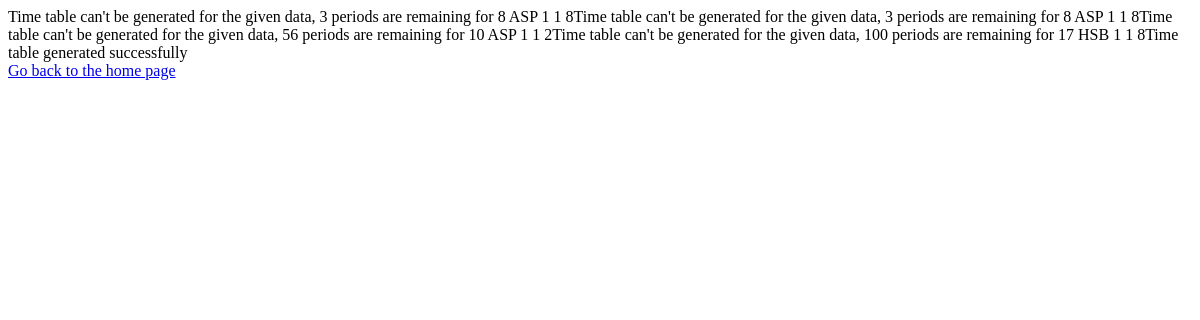
/pages/generateTimeTable.php, run on an earlier commit of the app's database.
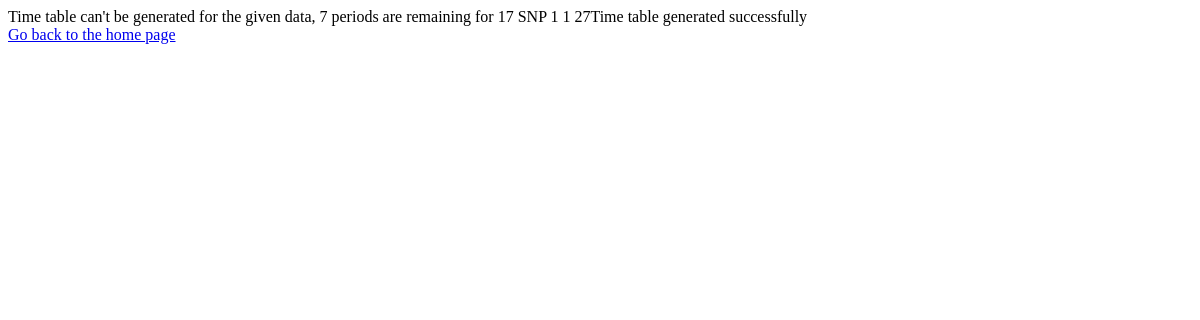
And on a later commit of the database.
### tables this page shows
CREATE TABLE `assigned` (
  `period_id` int(11) NOT NULL,
  `dept_id` int(11) DEFAULT NULL,
  `year` int(11) DEFAULT NULL,
  `section` varchar(10) DEFAULT NULL,
  `sub_id` int(11) DEFAULT NULL,
  `staff_short_name` varchar(20) DEFAULT NULL,
  `duration` int(11) DEFAULT NULL,
  `total_in_week` int(11) DEFAULT NULL
);

### pages/generateTimeTable.php (the view, shortened to what this page needs)
<?php
include('../utils/dbcon.php');
$query = "SELECT * FROM assigned";
$result = mysqli_query($conn, $query);
$collage_start_time = "09:00:00";
$collage_end_time = "17:00:00";
$MAX_ITERATION = 8 * 6;
$recess_start_time = "13:00:00";
$recessDuration = 1;
$query = "TRUNCATE TABLE time_table";
if ($result) {
    $assigned = mysqli_fetch_all($result, MYSQLI_ASSOC);
    $currentDay = "Monday";
    $currentTime = $collage_start_time;
    foreach ($assigned as $assign) {
        $dept_id = $assign['dept_id'];
        $year = $assign['year'];
        $section = $assign['section'];
        $sub_id = $assign['sub_id'];
        $staff_short_name = $assign['staff_short_name'];
        $duration = $assign['duration'];
        $total_in_week = $assign['total_in_week'];
        $count = 0;
        while ($total_in_week > 0) {
            $count++;
            if ($count > $MAX_ITERATION) {
                echo "Time table can't be generated for the given data, " . $total_in_week . " periods are remaining for " . $sub_id . " " . $staff_short_name . " " . $year . " " . $section . " " . $dept_id;
                break;
            }
            $query = "SELECT * FROM timetable_view WHERE day = '$currentDay' AND year = '$year' AND section = '$section' AND Department_ID = '$dept_id'";
            $result = mysqli_query($conn, $query);
            if ($result && mysqli_num_rows($result) > 0) {
                $lastPeriodEndTime = mysqli_fetch_all($result, MYSQLI_ASSOC);
                $lastPeriodEndTime = end($lastPeriodEndTime);
                $lastPeriodEndTime = $lastPeriodEndTime['End_Time'];
            } else {
                $lastPeriodEndTime = $collage_start_time;
            }
            if ($lastPeriodEndTime > $currentTime) {
                $currentTime = $lastPeriodEndTime;
            }
            $query = "SELECT * FROM timetable_view WHERE day = '$currentDay' AND year = '$year' AND section = '$section' AND Department_ID = '$dept_id' AND recess = 1";
            $result = mysqli_query($conn, $query);
            if ($result && mysqli_num_rows($result) == 0 && $currentTime >= $recess_start_time) {
                $temp = date('H:i:s', strtotime($currentTime) + $recessDuration * 60 * 60);
                $currentTime = $temp;
            }
            $temp = date('H:i:s', strtotime($currentTime) + $duration * 60 * 60);
            if ($temp < $collage_end_time) {
                $total_in_week--;
                $currentTime = $temp;
            }
            if ($currentDay == "Monday") {
                $currentDay = "Tuesday";
                $currentTime = $collage_start_time;
            } else if ($currentDay == "Tuesday") {
                $currentDay = "Wednesday";
                $currentTime = $collage_start_time;
            } else if ($currentDay == "Wednesday") {
                $currentDay = "Thursday";
                $currentTime = $collage_start_time;
            } else if ($currentDay == "Thursday") {
                $currentDay = "Friday";
                $currentTime = $collage_start_time;
            } else if ($currentDay == "Friday") {
                $currentDay = "Saturday";
                $currentTime = $collage_start_time;
            } else if ($currentDay == "Saturday") {
                $currentDay = "Monday";
                $currentTime = $collage_start_time;
            }
        }
    }
    echo "Time table generated successfully";
    echo "<br><a href='../' class='btn btn-primary'>Go back to the home page</a>";
} else {
    echo "Error: " . $query . "<br>" . mysqli_error($conn);
}
?>
<!DOCTYPE html>
<html lang="en">
<head>
</head>
<body>
</body>
</html>

What changed in the data, as far as the page shows it:
no longer on this page (row unchanged): assigned: total_in_week "3", sub "8", staff_short_name "ASP", year "1", section "1", dept "8"
no longer on this page (row unchanged): assigned: total_in_week "3", sub "8", staff_short_name "ASP", year "1", section "1", dept "8"
removed assigned: total_in_week "56", sub "10", staff_short_name "ASP", year "1", section "1", dept "2"
removed assigned: total_in_week "100", sub "17", staff_short_name "HSB", year "1", section "1", dept "8"
added assigned: total_in_week "7", sub "17", staff_short_name "SNP", year "1", section "1", dept "27"
